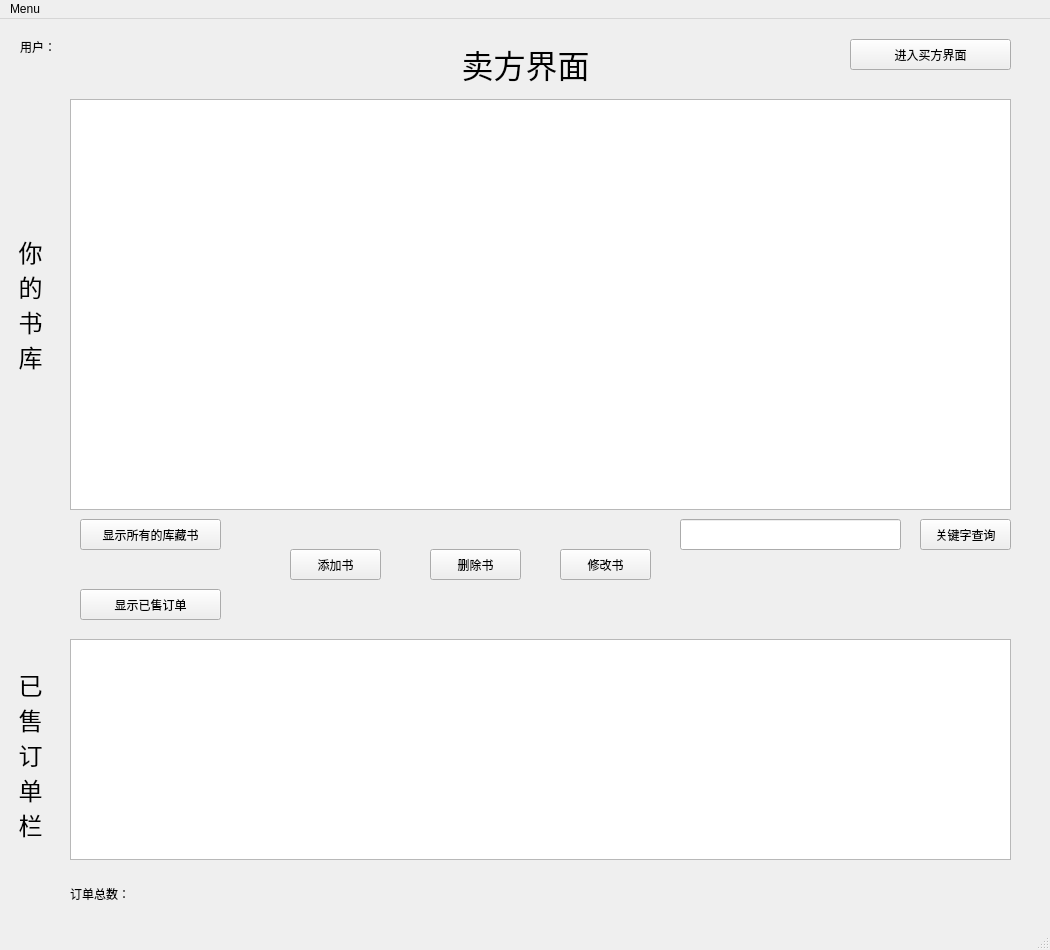
<?xml version="1.0" encoding="UTF-8"?>
<ui version="4.0">
 <class>SellerForm</class>
 <widget class="QMainWindow" name="SellerForm">
  <property name="geometry">
   <rect>
    <x>0</x>
    <y>0</y>
    <width>1050</width>
    <height>950</height>
   </rect>
  </property>
  <property name="windowTitle">
   <string>MainWindow</string>
  </property>
  <widget class="QWidget" name="centralwidget">
   <widget class="QLabel" name="label">
    <property name="geometry">
     <rect>
      <x>430</x>
      <y>20</y>
      <width>191</width>
      <height>51</height>
     </rect>
    </property>
    <property name="text">
     <string>&lt;html&gt;&lt;head/&gt;&lt;body&gt;&lt;p align=&quot;center&quot;&gt;&lt;span style=&quot; font-size:24pt;&quot;&gt;卖方界面&lt;/span&gt;&lt;/p&gt;&lt;/body&gt;&lt;/html&gt;</string>
    </property>
   </widget>
   <widget class="QTableView" name="ordersTableView">
    <property name="geometry">
     <rect>
      <x>70</x>
      <y>620</y>
      <width>941</width>
      <height>221</height>
     </rect>
    </property>
    <attribute name="horizontalHeaderMinimumSectionSize">
     <number>50</number>
    </attribute>
    <attribute name="horizontalHeaderDefaultSectionSize">
     <number>150</number>
    </attribute>
    <attribute name="horizontalHeaderShowSortIndicator" stdset="0">
     <bool>true</bool>
    </attribute>
    <attribute name="verticalHeaderMinimumSectionSize">
     <number>60</number>
    </attribute>
    <attribute name="verticalHeaderDefaultSectionSize">
     <number>60</number>
    </attribute>
    <attribute name="verticalHeaderShowSortIndicator" stdset="0">
     <bool>true</bool>
    </attribute>
   </widget>
   <widget class="QTableView" name="booksTableView">
    <property name="geometry">
     <rect>
      <x>70</x>
      <y>80</y>
      <width>941</width>
      <height>411</height>
     </rect>
    </property>
    <attribute name="horizontalHeaderMinimumSectionSize">
     <number>50</number>
    </attribute>
    <attribute name="horizontalHeaderDefaultSectionSize">
     <number>150</number>
    </attribute>
    <attribute name="horizontalHeaderShowSortIndicator" stdset="0">
     <bool>true</bool>
    </attribute>
    <attribute name="verticalHeaderMinimumSectionSize">
     <number>60</number>
    </attribute>
    <attribute name="verticalHeaderDefaultSectionSize">
     <number>60</number>
    </attribute>
    <attribute name="verticalHeaderShowSortIndicator" stdset="0">
     <bool>true</bool>
    </attribute>
   </widget>
   <widget class="QPushButton" name="allBooksButton">
    <property name="geometry">
     <rect>
      <x>80</x>
      <y>500</y>
      <width>141</width>
      <height>31</height>
     </rect>
    </property>
    <property name="text">
     <string>显示所有的库藏书</string>
    </property>
   </widget>
   <widget class="QLabel" name="label_2">
    <property name="geometry">
     <rect>
      <x>0</x>
      <y>180</y>
      <width>61</width>
      <height>211</height>
     </rect>
    </property>
    <property name="text">
     <string>&lt;html&gt;&lt;head/&gt;&lt;body&gt;&lt;p align=&quot;center&quot;&gt;&lt;span style=&quot; font-size:18pt;&quot;&gt;你&lt;br&gt;的&lt;br&gt;书&lt;br&gt;库&lt;/span&gt;&lt;/p&gt;&lt;/body&gt;&lt;/html&gt;</string>
    </property>
   </widget>
   <widget class="QPushButton" name="searchBookButton">
    <property name="geometry">
     <rect>
      <x>920</x>
      <y>500</y>
      <width>91</width>
      <height>31</height>
     </rect>
    </property>
    <property name="text">
     <string>关键字查询</string>
    </property>
   </widget>
   <widget class="QPushButton" name="allOrderButton">
    <property name="geometry">
     <rect>
      <x>80</x>
      <y>570</y>
      <width>141</width>
      <height>31</height>
     </rect>
    </property>
    <property name="text">
     <string>显示已售订单</string>
    </property>
   </widget>
   <widget class="QLabel" name="label_3">
    <property name="geometry">
     <rect>
      <x>0</x>
      <y>630</y>
      <width>61</width>
      <height>211</height>
     </rect>
    </property>
    <property name="text">
     <string>&lt;html&gt;&lt;head/&gt;&lt;body&gt;&lt;p align=&quot;center&quot;&gt;&lt;span style=&quot; font-size:18pt;&quot;&gt;已&lt;br/&gt;售&lt;br/&gt;订&lt;br/&gt;单&lt;br/&gt;栏&lt;/span&gt;&lt;/p&gt;&lt;/body&gt;&lt;/html&gt;</string>
    </property>
   </widget>
   <widget class="QPushButton" name="insertButton">
    <property name="geometry">
     <rect>
      <x>290</x>
      <y>530</y>
      <width>91</width>
      <height>31</height>
     </rect>
    </property>
    <property name="text">
     <string>添加书</string>
    </property>
   </widget>
   <widget class="QLineEdit" name="searchBookTextbox">
    <property name="geometry">
     <rect>
      <x>680</x>
      <y>500</y>
      <width>221</width>
      <height>31</height>
     </rect>
    </property>
   </widget>
   <widget class="QPushButton" name="deleteButton">
    <property name="geometry">
     <rect>
      <x>430</x>
      <y>530</y>
      <width>91</width>
      <height>31</height>
     </rect>
    </property>
    <property name="text">
     <string>删除书</string>
    </property>
   </widget>
   <widget class="QPushButton" name="updateButton">
    <property name="geometry">
     <rect>
      <x>560</x>
      <y>530</y>
      <width>91</width>
      <height>31</height>
     </rect>
    </property>
    <property name="text">
     <string>修改书</string>
    </property>
   </widget>
   <widget class="QPushButton" name="goToBuyerFormButton">
    <property name="geometry">
     <rect>
      <x>850</x>
      <y>20</y>
      <width>161</width>
      <height>31</height>
     </rect>
    </property>
    <property name="text">
     <string>进入买方界面</string>
    </property>
   </widget>
   <widget class="QLabel" name="orderNumsLabel">
    <property name="geometry">
     <rect>
      <x>70</x>
      <y>860</y>
      <width>131</width>
      <height>31</height>
     </rect>
    </property>
    <property name="text">
     <string>&lt;html&gt;&lt;head/&gt;&lt;body&gt;&lt;p&gt;订单总数：&lt;/p&gt;&lt;/body&gt;&lt;/html&gt;</string>
    </property>
   </widget>
   <widget class="QLabel" name="userNameLabel">
    <property name="geometry">
     <rect>
      <x>20</x>
      <y>20</y>
      <width>301</width>
      <height>16</height>
     </rect>
    </property>
    <property name="text">
     <string>用户：</string>
    </property>
   </widget>
  </widget>
  <widget class="QMenuBar" name="menubar">
   <property name="geometry">
    <rect>
     <x>0</x>
     <y>0</y>
     <width>1050</width>
     <height>26</height>
    </rect>
   </property>
   <widget class="QMenu" name="menu">
    <property name="title">
     <string>Menu</string>
    </property>
    <addaction name="action_log_out"/>
    <addaction name="actionchange_your_password"/>
   </widget>
   <addaction name="menu"/>
  </widget>
  <widget class="QStatusBar" name="statusbar"/>
  <action name="action_log_out">
   <property name="text">
    <string>log_out</string>
   </property>
  </action>
  <action name="actionchange_your_password">
   <property name="text">
    <string>change_your_password</string>
   </property>
  </action>
 </widget>
 <resources/>
 <connections>
  <connection>
   <sender>goToBuyerFormButton</sender>
   <signal>clicked()</signal>
   <receiver>SellerForm</receiver>
   <slot>goto_buyerForm_click()</slot>
   <hints>
    <hint type="sourcelabel">
     <x>881</x>
     <y>60</y>
    </hint>
    <hint type="destinationlabel">
     <x>825</x>
     <y>79</y>
    </hint>
   </hints>
  </connection>
  <connection>
   <sender>allBooksButton</sender>
   <signal>clicked()</signal>
   <receiver>SellerForm</receiver>
   <slot>get_my_book_click()</slot>
   <hints>
    <hint type="sourcelabel">
     <x>186</x>
     <y>546</y>
    </hint>
    <hint type="destinationlabel">
     <x>79</x>
     <y>568</y>
    </hint>
   </hints>
  </connection>
  <connection>
   <sender>searchBookButton</sender>
   <signal>clicked()</signal>
   <receiver>SellerForm</receiver>
   <slot>search_target_book_click()</slot>
   <hints>
    <hint type="sourcelabel">
     <x>929</x>
     <y>551</y>
    </hint>
    <hint type="destinationlabel">
     <x>913</x>
     <y>580</y>
    </hint>
   </hints>
  </connection>
  <connection>
   <sender>updateButton</sender>
   <signal>clicked()</signal>
   <receiver>SellerForm</receiver>
   <slot>on_edit_button_clicked()</slot>
   <hints>
    <hint type="sourcelabel">
     <x>586</x>
     <y>572</y>
    </hint>
    <hint type="destinationlabel">
     <x>544</x>
     <y>601</y>
    </hint>
   </hints>
  </connection>
  <connection>
   <sender>insertButton</sender>
   <signal>clicked()</signal>
   <receiver>SellerForm</receiver>
   <slot>on_insert_button_clicked()</slot>
   <hints>
    <hint type="sourcelabel">
     <x>333</x>
     <y>568</y>
    </hint>
    <hint type="destinationlabel">
     <x>294</x>
     <y>591</y>
    </hint>
   </hints>
  </connection>
  <connection>
   <sender>deleteButton</sender>
   <signal>clicked()</signal>
   <receiver>SellerForm</receiver>
   <slot>on_delete_button_clicked()</slot>
   <hints>
    <hint type="sourcelabel">
     <x>460</x>
     <y>569</y>
    </hint>
    <hint type="destinationlabel">
     <x>419</x>
     <y>550</y>
    </hint>
   </hints>
  </connection>
  <connection>
   <sender>allOrderButton</sender>
   <signal>clicked()</signal>
   <receiver>SellerForm</receiver>
   <slot>on_search_sellerOrder_click()</slot>
   <hints>
    <hint type="sourcelabel">
     <x>91</x>
     <y>616</y>
    </hint>
    <hint type="destinationlabel">
     <x>49</x>
     <y>630</y>
    </hint>
   </hints>
  </connection>
 </connections>
 <slots>
  <slot>goto_buyerForm_click()</slot>
  <slot>get_my_book_click()</slot>
  <slot>on_edit_button_clicked()</slot>
  <slot>search_target_book_click()</slot>
  <slot>on_insert_button_clicked()</slot>
  <slot>on_delete_button_clicked()</slot>
  <slot>on_search_sellerOrder_click()</slot>
 </slots>
</ui>
